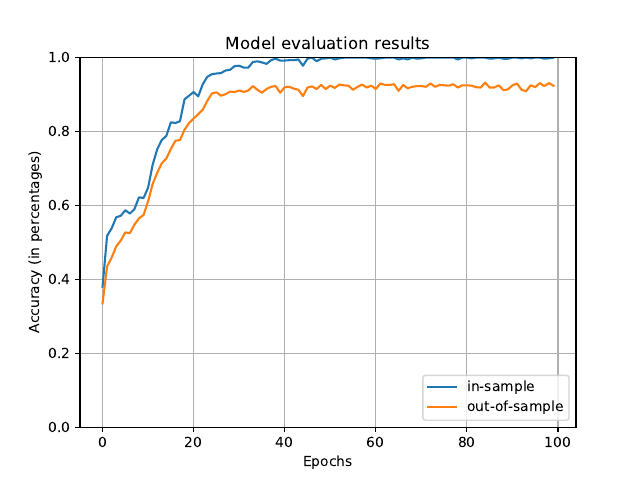

The Python source for this figure:
import os
os.chdir("Classes")
import random
import matplotlib.pyplot as plt
import datetime
import time
import cv2
import pickle
from tqdm import tqdm
import numpy as np

import torch
from torchvision import datasets, models, transforms
import torch.nn as nn
import torch.nn.functional as F
import torch.optim as optim

# For reproducibility
seed = 3
torch.manual_seed(seed)
np.random.seed(seed)
random.seed(seed)
torch.cuda.manual_seed_all(seed)
torch.backends.cudnn.benchmark = False
torch.backends.cudnn.deterministic = True

base_dir = "C:/Datasets/PJF-30/data/"
save_dir = "C:/Datasets/PJF-30/safe/"
categorys = [18, 19, 20]

train = []
test = []

if True:
    for dir in tqdm(categorys):
        path = base_dir + str(dir) + "/comp/"
        for num, img in enumerate(os.listdir(path)):
            try:
                img_in = cv2.imread((path + "/" + img), cv2.IMREAD_COLOR)
                img_resz = cv2.resize(img_in, (224, 224))
                if num < 2000:
                    train.append([img_resz, (dir - 18)])
                else:
                    test.append([img_resz, (dir - 18)])
            except Exception as e: pass
        print(len(train), len(test))

    pickle_out = open((save_dir + "classes_can.pickle"),"wb")
    pickle.dump(train, pickle_out)
    pickle_out.close()
    pickle_out = open((save_dir + "classes_cant.pickle"),"wb")
    pickle.dump(test, pickle_out)
    pickle_out.close()
else:
    pickle_in = open(save_dir + "classes_can.pickle","rb")
    train = pickle.load(pickle_in)
    pickle_in = open(save_dir + "classes_cant.pickle","rb")
    test = pickle.load(pickle_in)
l = len(train)
check = [0, 0, 0, 0, 0, 0]
for i in range(l):
    check[train[i][1]] += 1
print(check)
lt = len(test)
check = [0, 0, 0, 0, 0, 0]
for i in range(lt):
    check[test[i][1]] += 1
print(check)
print(len(train), len(test))
random.shuffle(train)
random.shuffle(test)

X, y, Xt, yt = [],  [], [],  []

for features, lables in train:
    X.append(features)
    y.append(lables)
for features, lables in test:
    Xt.append(features)
    yt.append(lables)

X = np.array(X, dtype=np.float32) / 255
y = np.array(y, dtype=np.int64)
Xt = np.array(Xt, dtype=np.float32) / 255
yt = np.array(yt, dtype=np.int64)
print(np.max(X[0]), np.max(Xt[0]))

X = torch.from_numpy(X)
y = torch.from_numpy(y)
X.to(torch.float32)
y.to(torch.int64)
print(X.dtype, y.dtype)
Xt = torch.from_numpy(Xt)
yt = torch.from_numpy(yt)
Xt.to(torch.float32)
yt.to(torch.int64)
print(Xt.dtype, yt.dtype)
print(y[:10], yt[:10])
check = [0, 0, 0, 0, 0, 0]
for i in range(l):
    check[y[i].numpy()] += 1
print(check)

train_on_gpu = torch.cuda.is_available()
theCPU = torch.device("cpu")

if not train_on_gpu:
    device = torch.device("cpu")
    print('CUDA is not available.  Training on CPU ...')
else:
    device = torch.device("cuda:0")
    print('CUDA is available!  Training on GPU ...')

# THE NETWORK

class Net(nn.Module):
    def __init__(self):
        super().__init__()
        self.conv1 = nn.Conv2d(3, 50, 2)
        self.conv2 = nn.Conv2d(50, 100, 2)
        self.conv3 = nn.Conv2d(100, 150, 2)
        self.dropout = nn.Dropout(0.7)
        
        x = torch.randn(224,224,3).view(-1,3,224,224)
        self._to_linear = None
        self.convs(x)

        self.fc1 = nn.Linear(self._to_linear, 1000) #flattening.
        self.fc2 = nn.Linear(1000, 200)
        self.fc3 = nn.Linear(200, 100)
        self.fc4 = nn.Linear(100, 3)

    def convs(self, x):
            c1 = self.conv1(x)
            relu1 = F.relu(c1)
            pool1 = F.max_pool2d(relu1, (2, 2))
            c2 = self.conv2(pool1)
            relu2 = F.relu(c2)
            pool2 = F.max_pool2d(relu2, (2, 2))
            c3 = self.conv3(pool2)
            relu3 = F.relu(c3)
            pool3 = F.max_pool2d(relu3, (2, 2))
            
            if self._to_linear is None:
                self._to_linear = pool3[0].shape[0]*pool3[0].shape[1]*pool3[0].shape[2]
                print("to linear: ", self._to_linear)
            return pool3

    def forward(self, x):
        x = self.convs(x)
        x = x.view(-1, self._to_linear)  # .view is reshape ... this flattens X before 
        x = self.dropout(F.relu(self.fc1(x)))
        x = self.dropout(F.relu(self.fc2(x)))
        x = self.dropout(F.relu(self.fc3(x)))
        x = self.fc4(x)
        return x

net = Net()
# torch.save(net, save_dir + "smple_conv_model.pt")
net.to(device)
print(net)

optimizer = optim.Adam(net.parameters(), lr=0.001) #optim.SGD(net.parameters(), lr=0.01)
loss_function = nn.CrossEntropyLoss()

BATCH_SIZE = 100
EPOCHS = 100
train_log = []
eval_size = int(len(X)*0.1)
eval_X = X[:eval_size]
eval_y = y[:eval_size]
print("After eval split: ", X.shape, y.shape)

train_data = []
log = []
valid_loss_min = np.Inf # track change in validation loss
valid_acc_min = 0
print(y[:20], eval_y[:20], yt[:20])
def evaluate():
    net.eval()
    correct = 0
    total = 0
    with torch.no_grad():
        for i in tqdm(range(len(eval_X))):
            real_class = eval_y[i].to(device)
            net_out = net(eval_X[i].view(-1, 3, 224, 224).to(device))[0]  # returns a list
            predicted_class = torch.argmax(net_out)
            # print(real_class, net_out, predicted_class)
            # input()
            if predicted_class == real_class:
                correct += 1
            # else: cv2.imwrite(("D:/Datasets\stupid/test/o" + str(i) + ".jpg"), eval_X[i].view(75, 75, 1).numpy())
            total += 1
    in_sample_acc = round(correct/total, 3)
    correct = 0
    total = 0
    Xta = Xt[:1500]
    yta = yt[:1500]
    with torch.no_grad():
        for i in tqdm(range(len(Xta))):
            real_class = yta[i].to(device)
            net_out = net(Xta[i].view(-1, 3, 224, 224).to(device))[0]  # returns a list
            predicted_class = torch.argmax(net_out)
            if predicted_class == real_class:
                correct += 1
            # else: cv2.imwrite(("D:/Datasets\stupid/test/i" + str(i) + ".jpg"), Xt[i].view(60, 60, 1).numpy())
            total += 1
    out_of_sample_acc = round(correct/total, 3)
    return in_sample_acc, out_of_sample_acc

t0 = time.time()
for epoch in range(EPOCHS):
    dtm = str(datetime.datetime.now())
    for i in tqdm(range(0, len(X), BATCH_SIZE)): # from 0, to the len of x, stepping BATCH_SIZE at a time. [:50] ..for now just to dev
        net.train()
        # try:
        batch_X = X[i:i+BATCH_SIZE]
        batch_y = y[i:i+BATCH_SIZE]
        batch_X, batch_y = batch_X.to(device), batch_y.to(device)
        batch_data = []

        # Actual training
        net.zero_grad()
        optimizer.zero_grad()
        outputs = net(batch_X.view(-1, 3, 224, 224))
        # print(batch_y, outputs)
        # input()
        loss = loss_function(outputs, batch_y)
        loss.backward()
        optimizer.step() # Does the update

    print(f"Epoch: {epoch}. Loss: {loss}")
    isample, osample = evaluate()
    print("In-sample accuracy: ", isample, "  Out-of-sample accuracy: ", osample)
    train_data.append([isample, osample])
    log.append([isample, osample, loss, dtm])
    if osample > valid_acc_min and epoch > 10:
        print('Acc increased ({:.6f} --> {:.6f}).  Saving model ...'.format(valid_acc_min, osample))
        torch.save(net.state_dict(), "C:/Cache/PJF-30/classes_can_2.pt") #                                                  <-- UPDATE
        valid_acc_min = osample
t1 = time.time()
time_spend = t1-t0
print("Time spend: ", time_spend)

train_data = np.array(train_data)
isample = train_data[:, 0]
osample = train_data[:, 1]

plt.plot(isample)
plt.plot(osample)
plt.title("Model evaluation results")
plt.grid()
plt.xlabel("Epochs")
plt.ylabel("Accuracy (in percentages)")
plt.legend(["in-sample", "out-of-sample"], loc="lower right")
plt.ylim([0, 1])
plt.savefig(("classes_can_2.pdf")) #                                              <-- UPDATE
plt.show()

# Conv: 50, 100  FC: 500, 100
# Max Out of Sample Accuracy: 0.756    11min 30s (Adam, 0.001, Dropout 0.7) (1)    <-- SELECTED